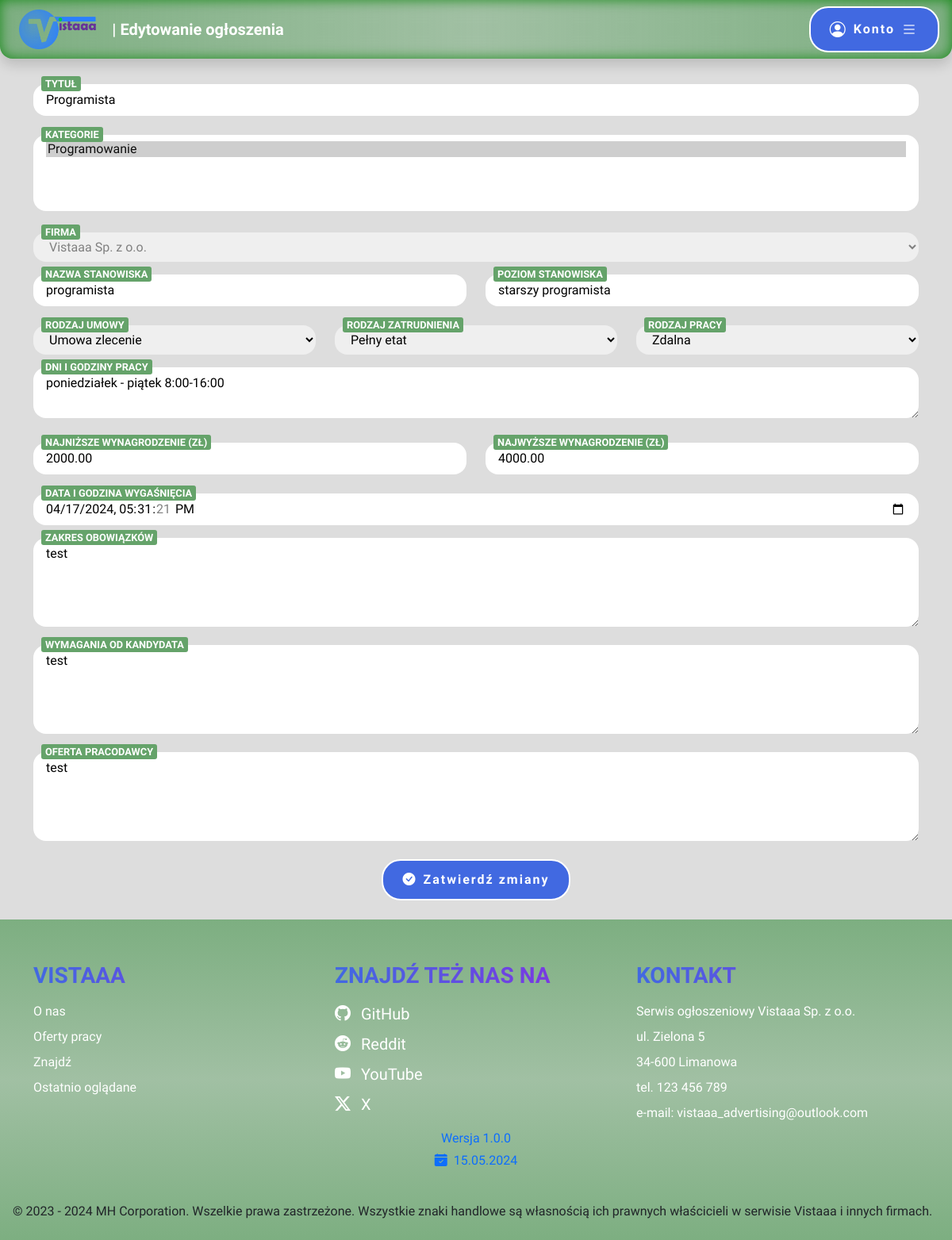
The app's page /offerform.php?id=1 (signed in) with its own data.
### tables this page shows
CREATE TABLE `advertisement` (
  `advertisement_id` int(10) UNSIGNED NOT NULL,
  `title` varchar(100) NOT NULL,
  `company_id` int(10) UNSIGNED NOT NULL,
  `position_name` varchar(50) NOT NULL,
  `position_level` varchar(50) NOT NULL,
  `contract_type` enum('Umowa o pracę','Umowa zlecenie','Umowa o dzieło') NOT NULL,
  `employment_type` enum('Pełny etat','Pół etatu','1/4 etatu','3/4 etatu','Staż','Praktyki','Wolontariat') NOT NULL,
  `work_type` enum('Zdalna','Stacjonarna','Hybrydowa') NOT NULL,
  `salary_lowest` decimal(8,2) DEFAULT NULL,
  `salary_highest` decimal(8,2) NOT NULL,
  `work_days` varchar(50) NOT NULL,
  `date_added` datetime NOT NULL,
  `date_expiration` datetime NOT NULL,
  `responsibilities` text NOT NULL,
  `requirements` text NOT NULL,
  `offer` text NOT NULL
);

### offerform.php (the view, shortened to what this page needs)
<?php
	require "connect.php";
	$connect = new mysqli($host, $db_user, $db_password, $db_name);
	if(isset($_GET["id"]) && array_key_exists("company_id", $_SESSION["logged"]))
	{
		$id = $_GET["id"];
		$result = $connect->execute_query('SELECT * FROM advertisement WHERE advertisement_id = ?', [$id]);
		if($result->num_rows == 1)
		{
			$editRow = $result->fetch_assoc();
		}
	}
	$contract_types = array("Umowa o pracę", "Umowa zlecenie", "Umowa o dzieło");
	$employment_types = array("Pełny etat", "Pół etatu", "1/4 etatu", "3/4 etatu", "Praktyki", "Staż", "Wolontariat");
	$work_types = array("Stacjonarna", "Zdalna", "Hybrydowa");
?>
<!DOCTYPE html>
<html lang="pl">
<head>
    <link href="https://cdn.jsdelivr.net/npm/bootstrap@5.3.3/dist/css/bootstrap.min.css" rel="stylesheet">
    <link rel="stylesheet" href="https://cdn.jsdelivr.net/npm/bootstrap-icons@1.11.3/font/bootstrap-icons.min.css">
    <link rel="stylesheet" href="style.css">
</head>
<body>
<?php
		include "header.php";
	?>
	<main>
		<article class="container-md">
			<?php
				$editError = false;
				$isEditModeEnabled = false;
				$connect = new mysqli($host, $db_user, $db_password, $db_name);
				$connect->set_charset('utf8mb4');
				if(isset($_GET["id"]))
				{
					$id = $_GET["id"];
					$result = $connect->execute_query('SELECT * FROM advertisement WHERE advertisement_id = ?', [$id]);
					if($result->num_rows != 1)
						$editError = true;
					else
					{
						$isEditModeEnabled = true;
						$categories = array();
						$editRow = $result->fetch_assoc();
						$result = $connect->execute_query('SELECT * FROM advertisement_category WHERE advertisement_id = ?', [$id]);
						while($offerCategory = $result->fetch_assoc())
							array_push($categories, $offerCategory["category_id"]);
					}
				}
				if(!$editError)
				{
					echo "<form action='offerform.php' id='offerForm'";
					if($isEditModeEnabled)
						echo "?id=".$_GET["id"];
					echo "' method='POST'>";
					echo "<div class='position-relative formInput mt-3'>";
                    echo "<input type='text' id='title' name='title' minlength='3' maxlength='100' placeholder='Tytuł' required class='rounded-4 border-0 w-100 py-2 px-3'";
					if($isEditModeEnabled)
						echo " value='".htmlspecialchars($editRow["title"])."'";
                    echo "><label for='title' class='position-absolute'>Tytuł</label>";
                    echo "</div>";
					echo "<div class='position-relative formInput mt-4'>";
					echo "<select id='category' multiple required name='category[]' class='rounded-4 border-0 w-100 py-2 px-3'>";
					$result = $connect->execute_query('SELECT category_id, name FROM category');
					while($row = $result->fetch_assoc())
					{
						echo "<option value='".$row["category_id"]."'";
						if($isEditModeEnabled && in_array($row["category_id"], $categories))
							echo " selected";
						echo ">".$row["name"]."</option>";
					}
                    echo "</select><label for='category' class='position-absolute'>Kategorie</label></div>";
					echo "<div class='position-relative formInput mt-4'>";
					echo "<select id='company' name='company' class='rounded-4 border-0 w-100 py-2 px-3'";
					if(array_key_exists("company_id", $_SESSION["logged"]))
						echo " disabled><option selected value='".$_SESSION["logged"]["company_id"]."'>".$_SESSION["logged"]["name"]."</option>";
                    echo "</select><label for='company' class='position-absolute'>Firma</label></div>";
					echo "<section class='row'>";
					echo "<div class='col-12 col-md-6'><div class='position-relative formInput mt-3'>";
					echo "<input type='text' id='name' name='name' minlength='3' maxlength='50' placeholder='Nazwa stanowiska' required class='rounded-4 border-0 w-100 py-2 px-3'";
					if($isEditModeEnabled)
						echo " value='".htmlspecialchars($editRow["position_name"])."'";
                    echo "><label for='name' class='position-absolute'>Nazwa stanowiska</label>";
                    echo "</div></div>";
					echo "<div class='col-12 col-md-6'><div class='position-relative formInput mt-3'>";
					echo "<input type='text' id='level' name='level' minlength='3' maxlength='50' placeholder='Poziom stanowiska' required class='rounded-4 border-0 w-100 py-2 px-3'";
					if($isEditModeEnabled)
						echo " value='".htmlspecialchars($editRow["position_level"])."'";
                    echo "><label for='level' class='position-absolute'>Poziom stanowiska</label>";
                    echo "</div></div>";
					echo "</section>";
					echo "<section class='row'>";
					echo "<div class='col-12 col-sm-6 col-md-4'><div class='position-relative formInput mt-4'>";
					echo "<select required id='contract' name='contract' class='rounded-4 border-0 w-100 py-2 px-3'><option value='' disabled selected hidden>Wybierz...</option>";
					for($i = 0; $i < count($contract_types); $i++)
					{
						echo "<option value='".$i."'";
						if($isEditModeEnabled && $editRow["contract_type"] == $contract_types[$i])
							echo " selected";
						echo ">".$contract_types[$i]."</option>";
					}
                    echo "</select><label for='contract' class='position-absolute'>Rodzaj umowy</label>";
                    echo "</div></div>";
					echo "<div class='col-12 col-sm-6 col-md-4'><div class='position-relative formInput mt-4'>";
					echo "<select required id='employment' name='employment' class='rounded-4 border-0 w-100 py-2 px-3'><option value='' disabled selected hidden>Wybierz...</option>";
					for($i = 0; $i < count($employment_types); $i++)
					{
						echo "<option value='".$i."'";
						if($isEditModeEnabled && $editRow["employment_type"] == $employment_types[$i])
							echo " selected";
						echo ">".$employment_types[$i]."</option>";
					}
                    echo "</select><label for='employment' class='position-absolute'>Rodzaj zatrudnienia</label>";
                    echo "</div></div>";
					echo "<div class='col-12 col-sm-6 col-md-4'><div class='position-relative formInput mt-4'>";
					echo "<select required id='work' name='work' class='rounded-4 border-0 w-100 py-2 px-3'><option value='' disabled selected hidden>Wybierz...</option>";
					for($i = 0; $i < count($work_types); $i++)
					{
						echo "<option value='".$i."'";
						if($isEditModeEnabled && $editRow["work_type"] == $work_types[$i])
							echo " selected";
						echo ">".$work_types[$i]."</option>";
					}
                    echo "</select><label for='work' class='position-absolute'>Rodzaj pracy</label>";
                    echo "</div></div>";
					echo "</section>";
					echo "<div class='position-relative formInput mt-3'>";
                    echo "<textarea minlength='4' maxlength='50' rows='2' id='days' name='days' placeholder='Dni i godziny pracy' required class='rounded-4 border-0 w-100 py-2 px-3'>";
					if($isEditModeEnabled)
						echo htmlspecialchars($editRow["work_days"]);
                    echo "</textarea><label for='days' class='position-absolute'>Dni i godziny pracy</label>";
                    echo "</div>";
					echo "<section class='row'>";
					echo "<div class='col-12 col-md-6'><div class='position-relative formInput mt-4'>";
					echo "<input type='number' id='salary_lowest' name='salary_lowest' min='0' max='999999.99' step='0.01' required class='rounded-4 border-0 w-100 py-2 px-3'";
					if($isEditModeEnabled)
						echo " value='".$editRow["salary_lowest"]."'";
                    echo "><label for='salary_lowest' class='position-absolute'>Najniższe wynagrodzenie (zł)</label>";
                    echo "</div></div>";
					echo "<div class='col-12 col-md-6'><div class='position-relative formInput mt-4'>";
					echo "<input type='number' id='salary_highest' name='salary_highest' min='0' max='999999.99' step='0.01' required class='rounded-4 border-0 w-100 py-2 px-3'";
					if($isEditModeEnabled)
						echo " value='".$editRow["salary_highest"]."'";
                    echo "><label for='salary_highest' class='position-absolute'>Najwyższe wynagrodzenie (zł)</label>";
                    echo "</div></div>";
					echo "</section>";
					echo "<div class='position-relative formInput mt-4'>";
                    echo "<input type='datetime-local' id='date' name='date' required class='rounded-4 border-0 w-100 py-2 px-3'";
					if($isEditModeEnabled)
						echo " value='".$editRow["date_expiration"]."'";
                    echo "><label for='date' class='position-absolute'>Data i godzina wygaśnięcia</label>";
                    echo "</div>";
					echo "<div class='position-relative formInput mt-3'>";
                    echo "<textarea minlength='20' maxlength='1000' rows='4' id='responsibilities' name='responsibilities' placeholder='Zakres obowiązków' required class='rounded-4 border-0 w-100 py-2 px-3'>";
					if($isEditModeEnabled)
						echo htmlspecialchars($editRow["responsibilities"]);
                    echo "</textarea><label for='responsibilities' class='position-absolute'>Zakres obowiązków</label>";
                    echo "</div>";
					echo "<div class='position-relative formInput mt-3'>";
                    echo "<textarea minlength='20' maxlength='1000' rows='4' id='requirements' name='requirements' placeholder='Wymagania od kandydata' required class='rounded-4 border-0 w-100 py-2 px-3'>";
					if($isEditModeEnabled)
						echo htmlspecialchars($editRow["requirements"]);
                    echo "</textarea><label for='requirements' class='position-absolute'>Wymagania od kandydata</label>";
                    echo "</div>";
					echo "<div class='position-relative formInput mt-3'>";
                    echo "<textarea minlength='20' maxlength='1000' rows='4' id='offer' name='offer' placeholder='Oferta pracodawcy' required class='rounded-4 border-0 w-100 py-2 px-3'>";
					if($isEditModeEnabled)
						echo htmlspecialchars($editRow["offer"]);
                    echo "</textarea><label for='offer' class='position-absolute'>Oferta pracodawcy</label>";
                    echo "</div>";
					echo "<button type='submit' class='commonButton d-block mx-auto mt-3'>";
						if($isEditModeEnabled)
							echo "<i class='bi bi-check-circle-fill me-2'></i>Zatwierdź zmiany";
						else
							echo "<i class='bi bi-plus-circle-fill me-2'></i>Dodaj ogłoszenie";
					echo "</button></form>";
				}
				else
					echo "<div class='alert alert-danger information'><strong>Wystąpił błąd: Nie znaleziono oferty o takim identyfikatorze.</strong></div>";
			?>
		</article>
	</main>
	<?php
		include "footer.php";
	?>
</body>
</html>

### style.css (style rules this page uses)
html, body { scrollbar-width: thin; scrollbar-color: var(--bs-primary) lightgray; font-family: Itim, cursive; }
.formInput > label { font-size: 0.8rem; top: -10px; left: 10px; padding-left: 5px; padding-right: 5px; z-index: 10; border-radius: 3px; background-color: white; transition: all 150ms ease-in-out; color: white; text-transform: uppercase; font-weight: bold; background-color: rgb(101 163 106); font-family: 'Signika Negative', sans-serif; }
.formInput > :is(input, textarea):placeholder-shown:not(:focus) ~ label { font-size: 1.2rem; top: 50%; transform: translateY(-50%); left: .25rem; pointer-events: none; text-transform: none; font-weight: normal; background-color: white; color: gray; }
body { padding-right: 0 !important; }
body { min-height: 100vh; background-color: #DDD; display: flex; flex-direction: column; }
main { flex: 1; margin-top: 1rem; }
.commonButton, .successButton, .dangerButton { border: 2px solid; font-weight: bold; border-radius: 1.5rem; letter-spacing: 2px; margin: 0 .25rem; padding: .75rem 1.5rem; font-family: 'Signika Negative', sans-serif; transition: .3s ease-in-out; color: white; }
.commonButton { background-color: #4169E1; }

### records on screen
advertisement: title "Programista", name "programista", level "starszy programista", contract "Umowa zlecenie", employment "Pełny etat", work "Zdalna", days "poniedziałek - piątek 8:00-16:00", salary_lowest "2000.00", salary_highest "4000.00", date "04/17/2024 17:31:21", responsibilities "test", requirements "test", offer "test"

### other values on screen
$pageName "Edytowanie ogłoszenia"
$version['major'] "1"
$version['minor'] "0"
$version['patch'] "0"
$version["releaseDate"]->format("d.m.Y") "15.05.2024"
$version["releaseDate"]->format("Y") "2024"
form field value "Programowanie ☑"
form field company "Vistaaa Sp. z o.o."
